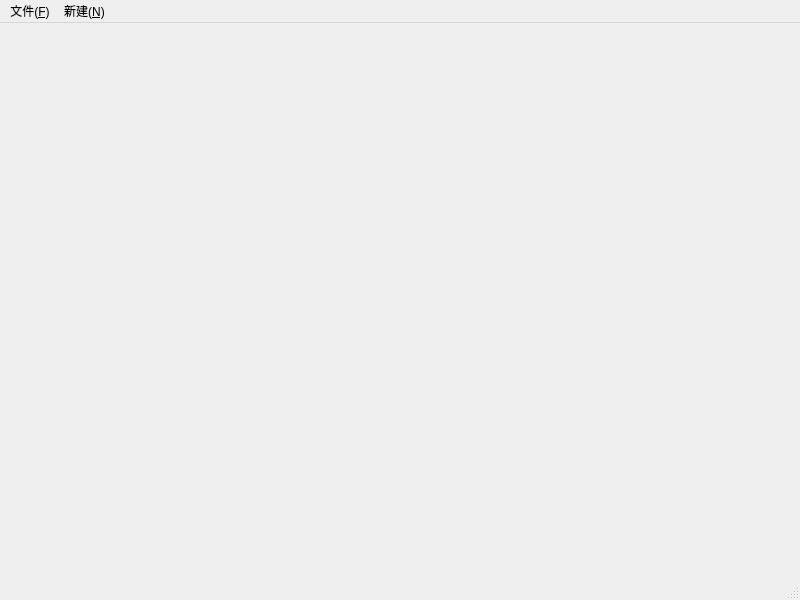
<?xml version="1.0" encoding="UTF-8"?>
<ui version="4.0">
 <class>MainWindow</class>
 <widget class="QMainWindow" name="MainWindow">
  <property name="geometry">
   <rect>
    <x>0</x>
    <y>0</y>
    <width>800</width>
    <height>600</height>
   </rect>
  </property>
  <property name="windowTitle">
   <string>MainWindow</string>
  </property>
  <widget class="QWidget" name="centralwidget"/>
  <widget class="QMenuBar" name="menubar">
   <property name="geometry">
    <rect>
     <x>0</x>
     <y>0</y>
     <width>800</width>
     <height>24</height>
    </rect>
   </property>
   <widget class="QMenu" name="menu_F">
    <property name="title">
     <string>文件(&amp;F)</string>
    </property>
    <addaction name="separator"/>
    <addaction name="separator"/>
   </widget>
   <widget class="QMenu" name="menu_N">
    <property name="title">
     <string>新建(&amp;N)</string>
    </property>
   </widget>
   <addaction name="menu_F"/>
   <addaction name="menu_N"/>
  </widget>
  <widget class="QStatusBar" name="statusbar"/>
  <action name="action_N">
   <property name="text">
    <string>新建(&amp;N)</string>
   </property>
   <property name="toolTip">
    <string>新建(N)</string>
   </property>
   <property name="shortcut">
    <string>Ctrl+N</string>
   </property>
  </action>
 </widget>
 <resources/>
 <connections/>
</ui>
